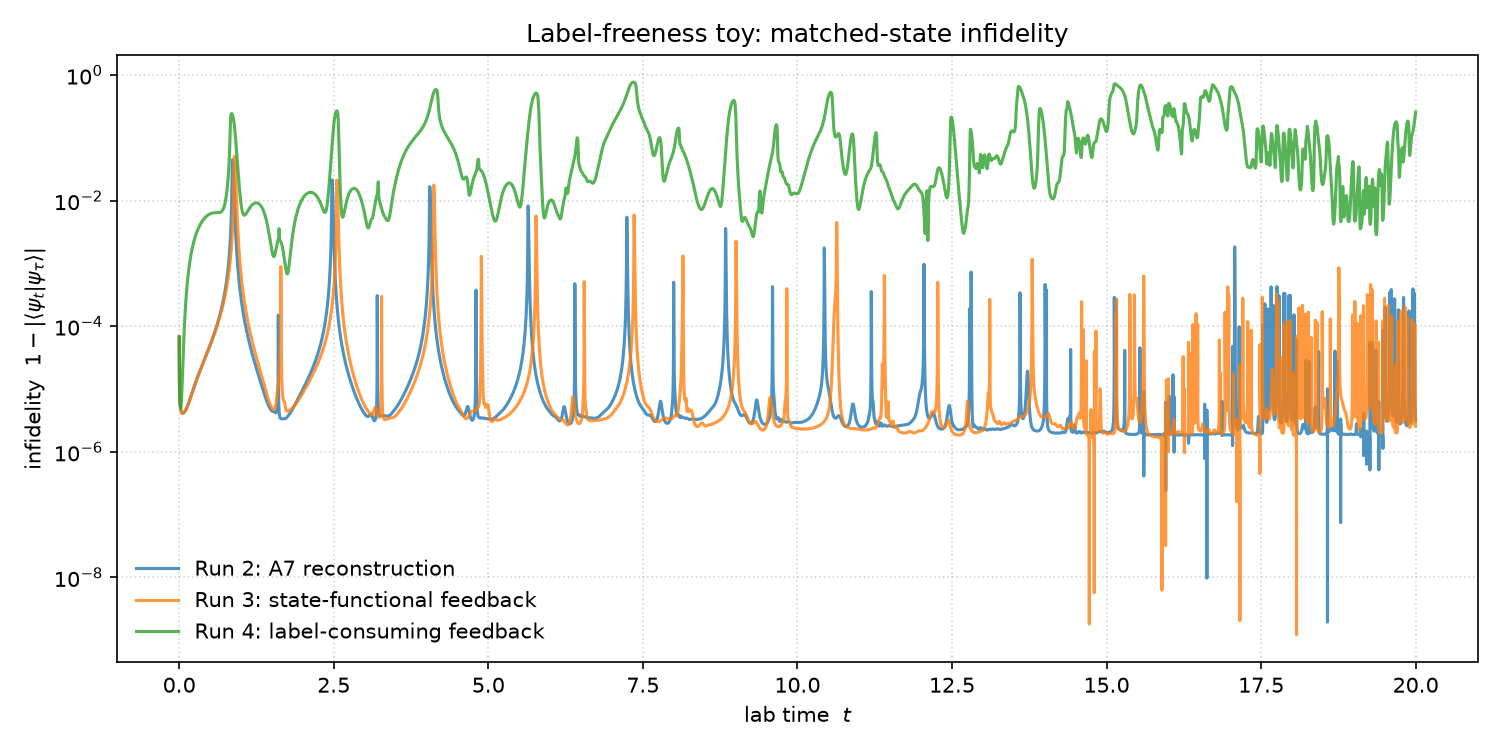

The Python source for this figure:
#!/usr/bin/env python3
"""
label_freeness_toy.py

Four-run toy for the label-freeness argument in ETRG-0_label_freeness_note.md.

Two-mode Bose-Hubbard mini-universe, N=60, Hilbert-space dimension 61.
H = -J(a1+ a2 + a2+ a1) + (U/2)(n1(n1-1) + n2(n2-1)),  J=1, U=0.02.
Bright sector = mode 1; initial state = all bosons in mode 1 (|n=N>).

Runs:
  1. Exact Schrodinger evolution psi(t), record S(t), tau(t)=integral |dS|.
  2. A7 reconstruction in entropic time: i dpsi/dtau = Ntilde[psi] H psi,
     Ntilde = |dS/dt|^{-1}.  Report matched-state fidelity to run 1.
  3. State-functional feedback: H -> H + g S_bright[psi] V, V=n1, g=0.05.
     Evolve in t and reconstruct in tau.  Orbits should coincide (fidelity ~1).
  4. Label-consuming feedback: H -> H + g (dS/dlambda) V.
     In t-run lambda=t (use dS/dt); in tau-run lambda=tau (use dS/dtau).
     Orbits should diverge.

Output: printed summary table (min/mean fidelity for runs 2,3,4) and optional
fidelity plot as label_freeness_toy.png.

Integrator: RK4 with dt <= 1e-3 in natural units, run to t=20.
"""

import numpy as np
from scipy.linalg import eigh

# ---------------------------------------------------------------------------
# Parameters
# ---------------------------------------------------------------------------
N = 60
J = 1.0
U = 0.02
g = 0.05

dt = 2.5e-4
t_max = 20.0
nt = int(round(t_max / dt)) + 1
ts = np.linspace(0.0, t_max, nt)

n_states = N + 1
rng = np.arange(n_states, dtype=float)

# ---------------------------------------------------------------------------
# Hamiltonian and operators
# ---------------------------------------------------------------------------
def two_mode_hamiltonian(N, J, U):
    n = np.arange(N + 1, dtype=float)
    H = np.zeros((N + 1, N + 1), dtype=complex)
    H[np.arange(N + 1), np.arange(N + 1)] = 0.5 * U * (n * (n - 1) + (N - n) * (N - n - 1))
    hop = -J * np.sqrt((n[:-1] + 1.0) * (N - n[:-1]))
    H[np.arange(N), np.arange(N) + 1] = hop
    H[np.arange(N) + 1, np.arange(N)] = hop
    return H

H = two_mode_hamiltonian(N, J, U).astype(complex)
V = np.diag(rng).astype(complex)       # number operator on mode 1

psi0 = np.zeros(n_states, dtype=complex)
psi0[N] = 1.0

def normalize(v):
    nrm = np.linalg.norm(v)
    return v / nrm if nrm > 0 else v

# ---------------------------------------------------------------------------
# Shannon entropy of the bright sector (populations are |psi_n|^2)
# ---------------------------------------------------------------------------
def entropy(psi):
    p = np.abs(psi) ** 2
    m = p > 1e-14
    return float(-np.sum(p[m] * np.log(p[m])))

def entropy_rows(P):
    """P[k,n] -> entropy for each row."""
    m = P > 1e-14
    return -np.sum(np.where(m, P * np.log(P), 0.0), axis=1)

# ---------------------------------------------------------------------------
# dS/d* rate: d/dlambda S = -2 Im[ <psi| ln rho_B  H_eff |psi> ]
#                    = -sum_n 2 Im(psi_n* (H_eff psi)_n) ln p_n
# where rho_B = diag(p_n) in the Fock basis.  This gives the instantaneous
# rate of change of S for ANY generator H_eff (Hermitian, may be state-dependent).
# ---------------------------------------------------------------------------
def dS_rate(psi, Heff_psi=None, Heff=None):
    if Heff_psi is None:
        Heff_psi = Heff @ psi
    p = np.abs(psi) ** 2
    pdot = 2.0 * np.imag(np.conj(psi) * Heff_psi)
    m = p > 1e-14
    return float(-np.sum(pdot[m] * np.log(p[m])))

def nt_lapse(rate, cap=1e6):
    if abs(rate) < 1e-15:
        return float(cap)
    return float(min(1.0 / abs(rate), cap))

def compute_step(rate, dtau, dt_ref, cap_mult=4.0):
    """Return (tau_step, t_step, effective_Nl) with t_step capped.

    We want to integrate i dpsi/dtau = Ntilde H psi.  With dtau as the
    entropic-time increment, the corresponding lab-time increment would be
    Ntilde*dtau.  At stasis points (rate -> 0) Ntilde diverges; we regularize
    by capping the effective lab-time step to cap_mult * dt_ref.
    """
    Nl = nt_lapse(rate)
    t_step = Nl * dtau
    cap = cap_mult * dt_ref
    if t_step > cap:
        t_step = cap
        Nl = t_step / max(dtau, 1e-30)
    return dtau, t_step, Nl

# ---------------------------------------------------------------------------
# Projective RK4 on the unit sphere for a state-dependent Hermitian operator
# Hfn(psi) returning a matrix.  Equation: i dpsi/dlambda = Heff[psi] psi.
# All internal evaluations are performed on normalized states so that the
# entropic-rate/entropy functionals are evaluated on physical states.
# ---------------------------------------------------------------------------
def rk4_step_operator(psi, h, Hfn):
    y = normalize(psi)
    k1 = -1j * h * (Hfn(y) @ y)
    y1 = normalize(y + 0.5 * k1)
    k2 = -1j * h * (Hfn(y1) @ y1)
    y2 = normalize(y + 0.5 * k2)
    k3 = -1j * h * (Hfn(y2) @ y2)
    y3 = normalize(y + k3)
    k4 = -1j * h * (Hfn(y3) @ y3)
    return normalize(y + (k1 + 2.0 * k2 + 2.0 * k3 + k4) / 6.0)

# ---------------------------------------------------------------------------
# Run 1: exact linear evolution via full diagonalization
# ---------------------------------------------------------------------------
print("=" * 70)
print("Run 1: exact evolution, S(t), tau(t)")
print("=" * 70)

w, Vmat = eigh(H)
c0 = Vmat.T @ psi0

psi1 = np.zeros((nt, n_states), dtype=complex)
for i, t in enumerate(ts):
    psi1[i] = normalize(Vmat @ (np.exp(-1j * w * t) * c0))

P1 = np.abs(psi1) ** 2
S1 = entropy_rows(P1)
tau1 = np.concatenate(([0.0], np.cumsum(np.abs(np.diff(S1)))))
print(f"  End entropic time tau(20) = {tau1[-1]:.6f}")
print(f"  Max bright-sector entropy = {S1.max():.6f}")

# ---------------------------------------------------------------------------
# Run 2: A7 reconstruction in entropic time
# ---------------------------------------------------------------------------
print("=" * 70)
print("Run 2: A7 reconstruction (fidelity to exact t-evolution)")
print("=" * 70)

psi = psi0.copy()
fids2 = np.zeros(nt)
fids2[0] = 1.0
for i in range(nt - 1):
    dtau = tau1[i + 1] - tau1[i]
    if dtau > 1e-16:
        Hpsi = H @ psi
        r = dS_rate(psi, Heff_psi=Hpsi)
        _, _, Nl = compute_step(r, dtau, dt)
        psi = rk4_step_operator(psi, dtau, lambda p: Nl * H)
    target = psi1[i + 1]
    fids2[i + 1] = abs(np.vdot(target, psi))

print(f"  min fidelity  = {fids2[1:].min():.6e}")
print(f"  mean fidelity = {fids2[1:].mean():.12f}")

# ---------------------------------------------------------------------------
# Run 3: state-functional feedback H -> H + g S[psi] V
# ---------------------------------------------------------------------------
print("=" * 70)
print("Run 3: state-functional feedback (safe channel)")
print("=" * 70)

# t-run
psi3 = np.zeros((nt, n_states), dtype=complex)
S3 = np.zeros(nt)
tau3 = np.zeros(nt)
psi3[0] = psi0.copy()
psi = psi0.copy()
for i in range(nt - 1):
    def Hfn3_t(p):
        S_loc = entropy(p)
        return H + (g * S_loc) * V
    psi = rk4_step_operator(psi, dt, Hfn3_t)
    S = entropy(psi)
    tau3[i + 1] = tau3[i] + abs(S - S3[i])
    S3[i + 1] = S
    psi3[i + 1] = psi

print(f"  t-run: tau(20) = {tau3[-1]:.6f}")

psi = psi0.copy()
fids3 = np.zeros(nt)
fids3[0] = 1.0
for i in range(nt - 1):
    dtau = tau3[i + 1] - tau3[i]
    if dtau > 1e-16:
        S = entropy(psi)
        Heff = H + (g * S) * V
        Heff_psi = Heff @ psi
        r = dS_rate(psi, Heff_psi=Heff_psi)
        _, _, Nl = compute_step(r, dtau, dt)
        psi = rk4_step_operator(psi, dtau, lambda p: Nl * Heff)
    target = psi3[i + 1]
    fids3[i + 1] = abs(np.vdot(target, psi))

print(f"  min fidelity  = {fids3[1:].min():.6e}")
print(f"  mean fidelity = {fids3[1:].mean():.12f}")

# ---------------------------------------------------------------------------
# Run 4: label-consuming feedback H -> H + g (dS/dlambda) V
# ---------------------------------------------------------------------------
print("=" * 70)
print("Run 4: label-consuming feedback (control leak)")
print("=" * 70)

psi4 = np.zeros((nt, n_states), dtype=complex)
S4 = np.zeros(nt)
tau4 = np.zeros(nt)
psi4[0] = psi0.copy()
psi = psi0.copy()
for i in range(nt - 1):
    def Hfn4_t(p):
        Hp = H @ p
        r_loc = dS_rate(p, Heff_psi=Hp)
        return H + (g * r_loc) * V
    psi = rk4_step_operator(psi, dt, Hfn4_t)
    S = entropy(psi)
    tau4[i + 1] = tau4[i] + abs(S - S4[i])
    S4[i + 1] = S
    psi4[i + 1] = psi

print(f"  t-run: tau(20) = {tau4[-1]:.6f}")

psi = psi0.copy()
fids4 = np.zeros(nt)
fids4[0] = 1.0
for i in range(nt - 1):
    dtau = tau4[i + 1] - tau4[i]
    if dtau > 1e-16:
        # sign of dS/dt under the kinetic part; V diagonal -> same under full H_eff.
        Hpsi = H @ psi
        r = dS_rate(psi, Heff_psi=Hpsi)
        s = 1.0 if r > 0 else (-1.0 if r < 0 else 0.0)
        Heff = H + (g * s) * V
        Heff_psi = Heff @ psi
        r_full = dS_rate(psi, Heff_psi=Heff_psi)
        _, _, Nl = compute_step(r_full, dtau, dt)
        psi = rk4_step_operator(psi, dtau, lambda p: Nl * Heff)
    target = psi4[i + 1]
    fids4[i + 1] = abs(np.vdot(target, psi))

print(f"  min fidelity  = {fids4[1:].min():.6e}")
print(f"  mean fidelity = {fids4[1:].mean():.12f}")

# ---------------------------------------------------------------------------
# Run 5 (GLM round-4 proposal): couple the LAPSE itself, as a state functional.
# H -> H + g * Ncap[psi] * V with Ncap = min(1/|dS/dt[psi]|, NCAP), where
# dS/dt is computed from the state via the bare H (pure state functional,
# identical in both parameterizations). Refined R3 rule predicts SAFETY:
# state-computed rates are label-free; only d/d(label-in-use) leaks.
# ---------------------------------------------------------------------------
print("=" * 70)
print("Run 5: lapse-as-state-functional feedback (GLM control; predicted safe)")
print("=" * 70)

NCAP = 20.0

def Ncap_of(p):
    r_loc = dS_rate(p, Heff_psi=H @ p)
    return float(min(1.0 / max(abs(r_loc), 1e-15), NCAP))

psi5 = np.zeros((nt, n_states), dtype=complex)
S5 = np.zeros(nt)
tau5 = np.zeros(nt)
psi5[0] = psi0.copy()
psi = psi0.copy()
for i in range(nt - 1):
    def Hfn5_t(p):
        return H + (g * Ncap_of(p)) * V
    psi = rk4_step_operator(psi, dt, Hfn5_t)
    S = entropy(psi)
    tau5[i + 1] = tau5[i] + abs(S - S5[i])
    S5[i + 1] = S
    psi5[i + 1] = psi

print(f"  t-run: tau(20) = {tau5[-1]:.6f}")

psi = psi0.copy()
fids5 = np.zeros(nt)
fids5[0] = 1.0
for i in range(nt - 1):
    dtau = tau5[i + 1] - tau5[i]
    if dtau > 1e-16:
        Heff = H + (g * Ncap_of(psi)) * V
        r = dS_rate(psi, Heff_psi=Heff @ psi)
        _, _, Nl = compute_step(r, dtau, dt)
        psi = rk4_step_operator(psi, dtau, lambda p: Nl * Heff)
    target = psi5[i + 1]
    fids5[i + 1] = abs(np.vdot(target, psi))

print(f"  min fidelity  = {fids5[1:].min():.6e}")
print(f"  mean fidelity = {fids5[1:].mean():.12f}")

# ---------------------------------------------------------------------------
# Summary table
# ---------------------------------------------------------------------------
print("=" * 70)
print("SUMMARY TABLE: min/mean matched-state fidelity")
print("=" * 70)
print(f"{'Run':>4}  {'Description':<40}  {'min fidelity':>16}  {'mean fidelity':>16}")
print("-" * 70)
runs = [
    ("2", "A7 reconstruction", fids2),
    ("3", "state-functional feedback", fids3),
    ("4", "label-consuming feedback", fids4),
    ("5", "lapse-as-state-functional (GLM control)", fids5),
]
for rnum, desc, f in runs:
    print(f"{rnum:>4}  {desc:<40}  {f[1:].min():16.6e}  {f[1:].mean():16.12f}")
print("=" * 70)

# ---------------------------------------------------------------------------
# Optional plot
# ---------------------------------------------------------------------------
try:
    import matplotlib
    matplotlib.use("Agg")
    import matplotlib.pyplot as plt

    plt.figure(figsize=(10, 5))
    plt.semilogy(ts[1:], 1.0 - fids2[1:], label="Run 2: A7 reconstruction", alpha=0.8)
    plt.semilogy(ts[1:], 1.0 - fids3[1:], label="Run 3: state-functional feedback", alpha=0.8)
    plt.semilogy(ts[1:], 1.0 - fids4[1:], label="Run 4: label-consuming feedback", alpha=0.8)
    plt.xlabel("lab time  $t$")
    plt.ylabel("infidelity  $1 - |\\langle\\psi_t|\\psi_\\tau\\rangle|$")
    plt.title("Label-freeness toy: matched-state infidelity")
    plt.legend(frameon=False)
    plt.grid(True, which="both", ls=":", alpha=0.5)
    plt.tight_layout()
    plt.savefig("label_freeness_toy.png", dpi=150)
    print("Wrote label_freeness_toy.png")
except Exception as e:
    print(f"Plot skipped ({e})")
